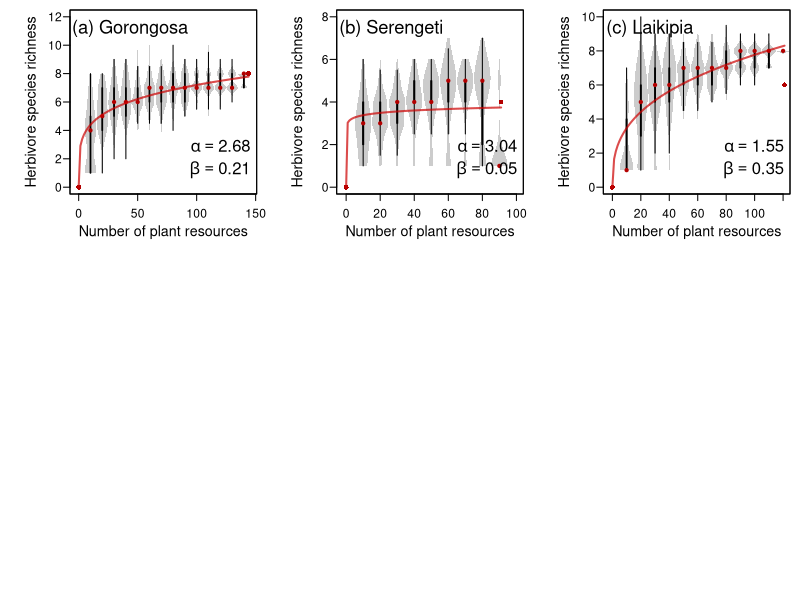

The R script that drew this image: (Note: this script raises an error after producing the figure.)
# Load the data
g.prob <- read.table("Processed_data/Gorongosa_SpProbIter100.txt", sep="\t", header=T, stringsAsFactors=T)
g.rich <- read.table("Processed_data/Gorongosa_SpRichIter100.txt", sep="\t", header=T, stringsAsFactors=T)

# Load the data
s.prob <- read.table("Processed_data/Serengeti_SpProbIter100.txt", sep="\t", header=T, stringsAsFactors=T)
s.rich <- read.table("Processed_data/Serengeti_SpRichIter100.txt", sep="\t", header=T, stringsAsFactors=T)

# Load the data
l.prob <- read.table("Processed_data/Laikipia_SpProbIter100.txt", sep="\t", header=T, stringsAsFactors=T)
l.rich <- read.table("Processed_data/Laikipia_SpRichIter100.txt", sep="\t", header=T, stringsAsFactors=T)


# Install and load the required packages
install.packages(c("vioplot","RColorBrewer"))
library(vioplot)

########################################################################################
# Set up the plot and dimensions
png(filename="Figures/Figure 5.png",width=24,height=18,units="cm",res=300)
#pdf(file = "Manuscript/Submission Files/Resubmission/Figure5.pdf", width = 9.44882, height = 7.08661) 

# Define plot margins
#Set panel outline. The top panel is used for the legend
m <- (matrix(c(1,2,3,4,4,4,5,6,7), nrow = 3, ncol = 3, byrow = TRUE))

# Set heights for plot panels
layout(mat = m,heights = c(0.44,0.12,0.44))
# Set margins
par(mai=c(.7,.7,0.1,0.1))

# Should the x-axis be reversed?
re.ax <- FALSE
########################################################################################
# Make the base violin plot of the simulated data (replicates are iterations)
if (re.ax==FALSE) {plot(0,0,type="n", las=1, ylab="Herbivore species richness", xlab="Number of plant resources",
	,cex.axis=1.1, cex.lab= 1.3, mgp=c(2.4,0.6,0), ylim=c(0,12), xlim=c(-0.15,14.5), xaxt='n')
axis(1, at =seq(0,15,by=5), labels=c("0","50","100","150"),cex.axis=1.1) } else{
plot(0,0,type="n", las=1, ylab="Herbivore species richness", xlab="Number of plant resources removed",
	,cex.axis=1.1, cex.lab= 1.3, mgp=c(2.4,0.6,0), ylim=c(0,12), xlim=c(14.4,-0.6), xaxt='n')
axis(1,at =seq(14.4,-0.6,l=4),labels=c("0","50","100","150"),cex.axis=1.1)

}
# Add horizontal axis
#axis(1, at =seq(0,14,by=2), labels=c("0","20","40","60","80","100","120","140"),cex.axis=1.1)


# Add violin plot
X <- vioplot(g.rich, add=T, col=rgb(0.8,0.8,0.8,1), border=NA,rectCol="black", lineCol="black", 
	colMed=rgb(0.7,0,0,1),wex=1.2)
# Add points for the minimum and maximum resource level
points(c(0,14.4),c(0,8),pch=16,col=rgb(0.7,0,0,1))

# Add points to show the median values
#points(c(0,seq(1,14,by=1),14.4),c(0,X$median,8),pch=1,col=rgb(0,0,0,1), cex=1.3)
# Label the panel
mtext("(a) Gorongosa",cex=1.1, side = 3, adj = 0.03, line = -2,font=1)

# Add a prediction line by defining independent (IV) and dependent (DV) variables and modelling an asymptotic relationship
IV <- rep(1:14,100)
DV <- c(t(g.rich))
nlreg <- nls(DV~a*IV^b,start=list(a=8,b=0.5))
nlreg2 <- nls(DV~a*(10*IV)^b,start=list(a=8,b=0.5))

# Predict new data from model parameters
xvals <- seq(0,14.4,l=100)
pred.val <- predict(nlreg, list(IV = xvals) , se.fit = TRUE,interval = "confidence",level = 0.95)
# Add lines to plot
lines(xvals, pred.val, lwd=2, col=rgb(0.8,0,0,0.7), lty=1)
# Estimated alpha and beta exponents
if (re.ax==FALSE) {
mtext(bquote(alpha == .(as.numeric(round(coef(nlreg2)[1],2) ))),cex=1, side = 1, adj = 0.95, line = -4,font=1)
mtext(bquote(beta == .(as.numeric(round(coef(nlreg2)[2],2) ))),cex=1, side = 1, adj = 0.95, line = -2,font=1)} else{
mtext(bquote(alpha == .(as.numeric(round(coef(nlreg2)[1],2) ))),cex=1, side = 1, adj = 0.05, line = -4,font=1)
mtext(bquote(beta == .(as.numeric(round(coef(nlreg2)[2],2) ))),cex=1, side = 1, adj = 0.05, line = -2,font=1)	
}


asreg0 <- nls(DV~a - (a)*exp(-c*IV),start=list(a=8, c=1))
xvals <- seq(0,14.4,l=100)
pred.val <- predict(asreg0, list(IV = xvals) , se.fit = TRUE,interval = "confidence",level = 0.95)
# Add lines to plot
#lines(xvals, pred.val, lwd=2, col=rgb(0,0.8,0,0.7), lty=1)


########################################################################################

# Make the base violin plot of the simulated data (replicates are iterations)
if (re.ax==FALSE) {plot(0,0,type="n", las=1, ylab="Herbivore species richness", xlab="Number of plant resources",
	,cex.axis=1.1, cex.lab= 1.3, mgp=c(2.4,0.6,0), ylim=c(0,8), xlim=c(-0.15,10), xaxt='n')
# Add horizontal axis
axis(1, at =seq(0,10,by=2), labels=c("0","20","40","60","80","100"),cex.axis=1.1) } else{
plot(0,0,type="n", las=1, ylab="Herbivore species richness", xlab="Number of plant resources removed",
	,cex.axis=1.1, cex.lab= 1.3, mgp=c(2.4,0.6,0), ylim=c(0,8), xlim=c(9.1,-0.9), xaxt='n')
# Add horizontal axis
#axis(1, at =seq(0,10,by=2), labels=c("0","20","40","60","80","100"),cex.axis=1.1) 	
axis(1,at =seq(9.1,-0.9,l=6),labels=c("0","20","40","60", "80", "100"),cex.axis=1.1)
}

# Add violin plot
X <- vioplot(s.rich, add=T, col=rgb(0.8,0.8,0.8,1), border=NA,rectCol="black", lineCol="black", 
	colMed=rgb(0.7,0,0,1),wex=1.2)
# Add points for the minimum and maximum resource level
points(c(0,9.1),c(0,4),pch=16,col=rgb(0.7,0,0,1))

# Add points to show the median values
#points(c(0,seq(1,14,by=1),14.4),c(0,X$median,8),pch=1,col=rgb(0,0,0,1), cex=1.3)
# Label the panel
mtext("(b) Serengeti",cex=1.1, side = 3, adj = 0.03, line = -2,font=1)


# Add a prediction line by defining independent (IV) and dependent (DV) variables and modelling an asymptotic relationship
IV <- rep(1:9,100)
DV <- c(t(s.rich))
nlreg <- nls(DV~a*IV^b,start=list(a=8,b=0.5))
nlreg2 <- nls(DV~a*(10*IV)^b,start=list(a=8,b=0.5))

# Predict new data from model parameters
xvals <- seq(0,9.1,l=100)
pred.val <- predict(nlreg, list(IV = xvals) , se.fit = TRUE,interval = "confidence",level = 0.95)
# Add lines to plot
lines(xvals, pred.val, lwd=2, col=rgb(0.8,0,0,0.7), lty=1)
# Estimated alpha and beta exponents
if (re.ax==FALSE) {
mtext(bquote(alpha == .(as.numeric(round(coef(nlreg2)[1],2) ))),cex=1, side = 1, adj = 0.95, line = -4,font=1)
mtext(bquote(beta == .(as.numeric(round(coef(nlreg2)[2],2) ))),cex=1, side = 1, adj = 0.95, line = -2,font=1)} else{
mtext(bquote(alpha == .(as.numeric(round(coef(nlreg2)[1],2) ))),cex=1, side = 1, adj = 0.05, line = -4,font=1)
mtext(bquote(beta == .(as.numeric(round(coef(nlreg2)[2],2) ))),cex=1, side = 1, adj = 0.05, line = -2,font=1)	
}


asreg0 <- nls(DV~a - (a)*exp(-c*IV),start=list(a=8, c=1))
xvals <- seq(0,14.4,l=100)
pred.val <- predict(asreg0, list(IV = xvals) , se.fit = TRUE,interval = "confidence",level = 0.95)
# Add lines to plot
#lines(xvals, pred.val, lwd=2, col=rgb(0,0.8,0,0.7), lty=1)


########################################################################################

if (re.ax==FALSE) {
# Make the base violin plot of the simulated data (replicates are iterations)
plot(0,0,type="n", las=1, ylab="Herbivore species richness", xlab="Number of plant resources",
	,cex.axis=1.1, cex.lab= 1.3, mgp=c(2.4,0.6,0), ylim=c(0,10), xlim=c(-0.15,12), xaxt='n')
# Add horizontal axis
axis(1, at =seq(0,12,by=2), labels=c("0","20","40","60","80","100","120"),cex.axis=1.1)} else{
plot(0,0,type="n", las=1, ylab="Herbivore species richness", xlab="Number of plant resource removed",
	,cex.axis=1.1, cex.lab= 1.3, mgp=c(2.4,0.6,0), ylim=c(0,10), xlim=c(12,0.1), xaxt='n')
# Add horizontal axis
axis(1,at =seq(12.1,0.1,l=7),labels=c("0","20","40","60", "80","100", "120"),cex.axis=1.1)

}

# Add violin plot
X <- vioplot(l.rich, add=T, col=rgb(0.8,0.8,0.8,1), border=NA,rectCol="black", lineCol="black", 
	colMed=rgb(0.7,0,0,1),wex=1.2)
# Add points for the minimum and maximum resource level
points(c(0,12.1),c(0,6),pch=16,col=rgb(0.7,0,0,1))

# Add points to show the median values
#points(c(0,seq(1,14,by=1),14.4),c(0,X$median,8),pch=1,col=rgb(0,0,0,1), cex=1.3)
# Label the panel
mtext("(c) Laikipia",cex=1.1, side = 3, adj = 0.03, line = -2,font=1)

# Add a prediction line by defining independent (IV) and dependent (DV) variables and modelling an asymptotic relationship
IV <- rep(1:12,100)
DV <- c(t(l.rich))
nlreg <- nls(DV~a*IV^b,start=list(a=8,b=0.5))
nlreg2 <- nls(DV~a*(10*IV)^b,start=list(a=8,b=0.5))


# Predict new data from model parameters
xvals <- seq(0,12.1,l=100)
pred.val <- predict(nlreg, list(IV = xvals) , se.fit = TRUE,interval = "confidence",level = 0.95)
# Add lines to plot
lines(xvals, pred.val, lwd=2, col=rgb(0.8,0,0,0.7), lty=1)
# Estimated alpha and beta exponents
if (re.ax==FALSE) {
mtext(bquote(alpha == .(as.numeric(round(coef(nlreg2)[1],2) ))),cex=1, side = 1, adj = 0.95, line = -4,font=1)
mtext(bquote(beta == .(as.numeric(round(coef(nlreg2)[2],2) ))),cex=1, side = 1, adj = 0.95, line = -2,font=1)} else{
mtext(bquote(alpha == .(as.numeric(round(coef(nlreg2)[1],2) ))),cex=1, side = 1, adj = 0.05, line = -4,font=1)
mtext(bquote(beta == .(as.numeric(round(coef(nlreg2)[2],2) ))),cex=1, side = 1, adj = 0.05, line = -2,font=1)	
}


asreg0 <- nls(DV~a - (a)*exp(-c*IV),start=list(a=8, c=1))
xvals <- seq(0,14.4,l=100)
pred.val <- predict(asreg0, list(IV = xvals) , se.fit = TRUE,interval = "confidence",level = 0.95)
# Add lines to plot
#lines(xvals, pred.val, lwd=2, col=rgb(0,0.8,0,0.7), lty=1)

########################################################################################
########################################################################################


# Define a colour ramp with shades of green for grazers, shades of red for mixed feeders, and shades of blue for browsers
cols2 <- c(colorRampPalette(c(rgb(0,0.4,0,0.25),rgb(0.3,0.9,0.3,0.25)),interpolate="linear")(11),
			colorRampPalette(c(rgb(0.6,0,0,0.25),rgb(1,0.5,0,0.25)),interpolate="linear")(3),
			colorRampPalette(c(rgb(0,0.4,1,0.25),rgb(0,0,0.5,0.25)),interpolate="linear")(6))

dash <- rep(c(1,2,3,4),10)


# Set margins
par(mai=c(0,.7,0,0))

# Make a blank plot
plot(0,0,axes=FALSE,xlab="",ylab="", type=n)

# Create a vector of species names for the legend
sp.names <-c("Buffalo", "Grevy's zebra", "Hartebeest", "Oribi", "Oryx",
	"Plain's zebra", "Reedbuck", "Sable", "Topi", "Waterbuck",
	"Wildebeest", "Grant's gazelle", "Impala", "Thomson's gazelle",
	"Bushbuck", "Dik-dik", "Eland", "Klipspringer", "Kudu", "Nyala")

legend("bottom", ncol=5,  lty=dash, col=cols2, bty='n',legend=sp.names,cex=1.2, lw=2)



#######################################################################################
# Reset margins
par(mai=c(.7,.7,0.1,0.1))

# A vector so that the species correspond to the colors in the legend
g.cols <- c(13,3,11,8,10,4,7,1,20,15,19)

# Make the plot
if (re.ax==FALSE) {plot(0,0,type="n",xlab="Number of plant resources", ylab="Presence probability", xlim=c(0,145), 
	ylim=c(0,100),las=1 ,cex.axis=1.1, cex.lab= 1.3, mgp=c(2.4,0.6,0))} else {
plot(0,0,type="n",xlab="Number of plant resources removed", ylab="Presence probability", xlim=c(0,150), 
	ylim=c(0,100),las=1 ,cex.axis=1.1, cex.lab= 1.3, mgp=c(2.4,0.6,0))	
}

# The persistence of the full stable community
pres <- c(0,100,0,100,100,100,0,100,100,100,100)
# Add the lines for each species
for (nsp in 1:11){
if (re.ax==FALSE) {lines(c(0,seq(10,140,by=10),144),c(0,g.prob[,nsp],pres[nsp]), col=cols2[g.cols[nsp]], lwd=1.5, lty=dash[g.cols[nsp]])} else {
lines(144-c(0,seq(10,140,by=10),144),c(0,g.prob[,nsp],pres[nsp]), col=cols2[g.cols[nsp]], lwd=1.5, lty=dash[g.cols[nsp]])	
}
}
# Label the panel
if (re.ax==FALSE) {mtext("(d)",cex=1.1, side = 3, adj = 0.03, line = -2,font=1)} else {
	mtext("(d)",cex=1.1, side = 3, adj = 0.97, line = -2,font=1)
}
###########################################################################################
# A vector so that the species correspond to the colors in the legend
s.cols <- c(13,3,11,9,6,14,12,1)

# Make the plot
if (re.ax==FALSE) {plot(0,0,type="n",xlab="Number of plant resources", ylab="Presence probability", xlim=c(0,100), 
	ylim=c(0,100),las=1, cex.axis=1.1, cex.lab= 1.3, mgp=c(2.4,0.6,0)) } else {
plot(0,0,type="n",xlab="Number of plant resources removed", ylab="Presence probability", xlim=c(0,100), 
	ylim=c(0,100),las=1, cex.axis=1.1, cex.lab= 1.3, mgp=c(2.4,0.6,0))	
}

# The persistence of the full stable community
pres <- c(100,0,100,100,0,0,100,0)
# Add the lines for each species
for (nsp in 1:8){
	if (re.ax==FALSE) {lines(c(0,seq(10,90,by=10),91),c(0,s.prob[,nsp],pres[nsp]), col=cols2[s.cols[nsp]], lwd=1.5, lty=dash[s.cols[nsp]])} else {
lines(91-c(0,seq(10,91,by=10),91),c(0,s.prob[,nsp],pres[nsp]), col=cols2[s.cols[nsp]], lwd=1.5, lty=dash[s.cols[nsp]])		
	}
}
# Label the panel
if (re.ax==FALSE) {mtext("(e)",cex=1.1, side = 3, adj = 0.03, line = -2,font=1)} else {
	mtext("(e)",cex=1.1, side = 3, adj = 0.97, line = -2,font=1)
}###########################################################################################
# A vector so that the species correspond to the colors in the legend
l.cols <- c(13,3,2,6,10,16,12,5,18,1,17,19)

# Make the plot
if (re.ax==FALSE) {plot(0,0,type="n",xlab="Number of plant resources", ylab="Presence probability", xlim=c(0,120), 
	ylim=c(0,100),las=1,cex.axis=1.1, cex.lab= 1.3, mgp=c(2.4,0.6,0))} else {
plot(0,0,type="n",xlab="Number of plant resources removed", ylab="Presence probability", xlim=c(1,120), 
	ylim=c(0,100),las=1,cex.axis=1.1, cex.lab= 1.3, mgp=c(2.4,0.6,0))
}

# The persistence of the full stable community
pres <- c(0,100,100,0,100,0,100,0,0,100,100,0)
# Add the lines for each species
for (nsp in 1:12){
if (re.ax==FALSE) {	
	lines(c(0,seq(10,120,by=10),121),c(0,l.prob[,nsp],pres[nsp]), col=cols2[l.cols[nsp]], lwd=1.5, lty=dash[l.cols[nsp]])} else {
	lines(121-c(0,seq(10,120,by=10),121),c(0,l.prob[,nsp],pres[nsp]), col=cols2[l.cols[nsp]], lwd=1.5, lty=dash[l.cols[nsp]])	
	}
}
# Label the panel
if (re.ax==FALSE) {mtext("(f)",cex=1.1, side = 3, adj = 0.03, line = -2,font=1)} else {
	mtext("(f)",cex=1.1, side = 3, adj = 0.97, line = -2,font=1)
}###########################################################################################

# Close plot device and save to file
dev.off()
